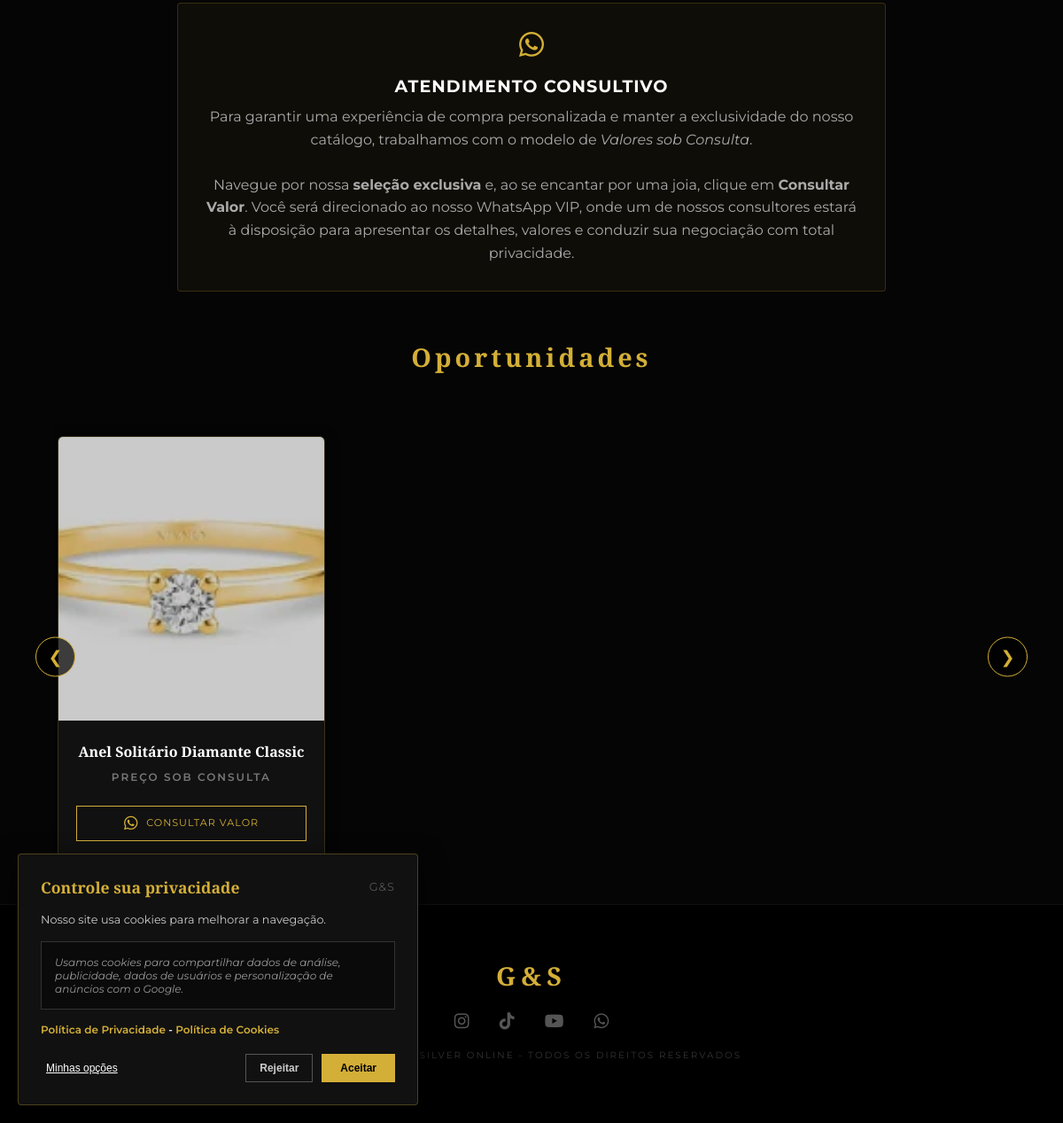
Before: / (lower part) with the older database file.
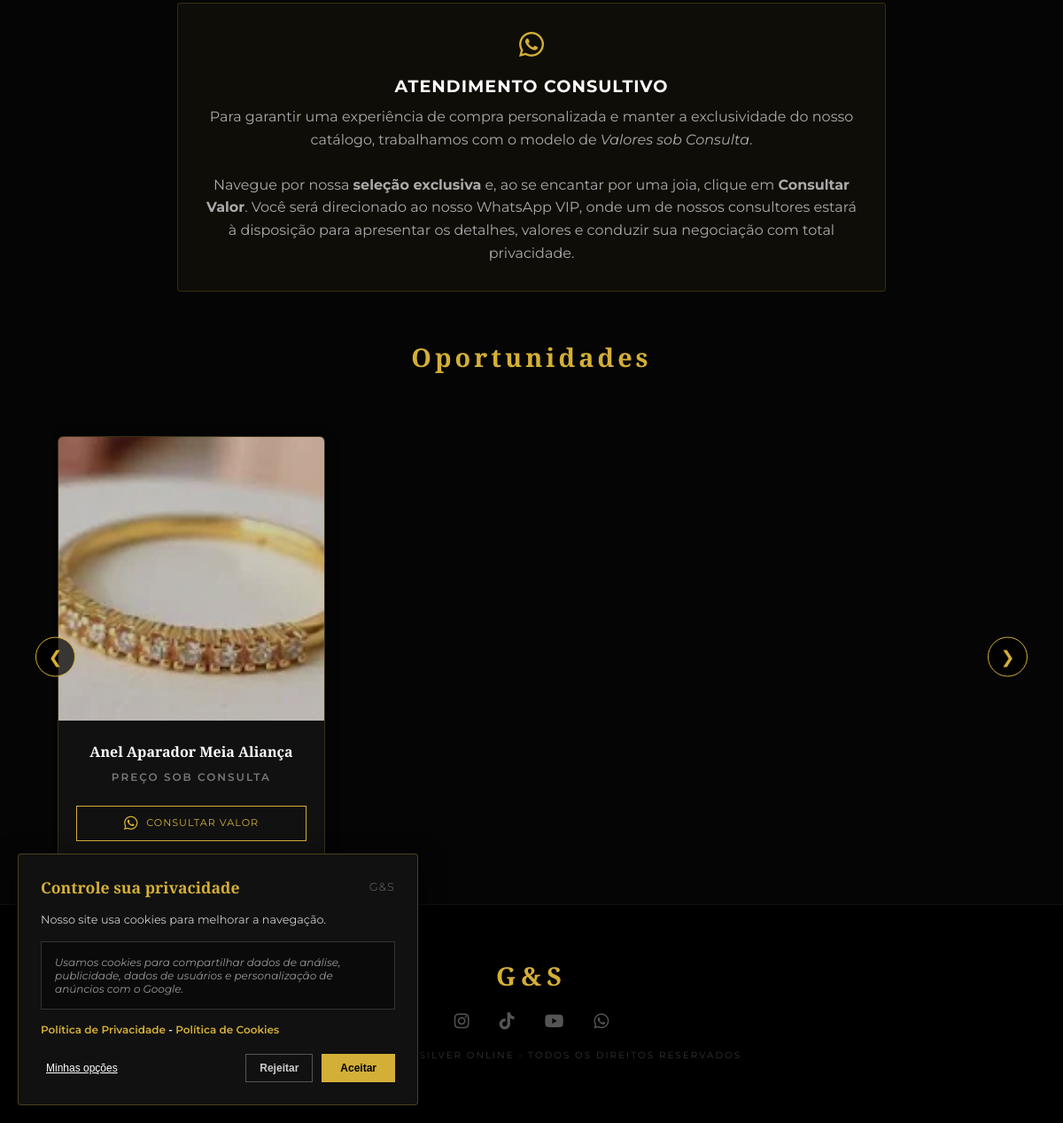
After: the same page with the newer database file.
### vendas/models.py (models this page shows, shortened)
class Produto(models.Model):
    METAIS_CHOICES = [
        ('OURO', 'Ouro'),
        ('PRATA', 'Prata'),
    ]
    nome = models.CharField(max_length=200, verbose_name="Nome da Joia")
    tipo_metal = models.CharField(max_length=5, choices=METAIS_CHOICES, verbose_name="Metal")
    categoria = models.ForeignKey(Categoria, on_delete=models.SET_NULL, null=True, related_name='produtos', verbose_name="Categoria")
    peso_gramas = models.DecimalField(max_digits=10, decimal_places=3, verbose_name="Peso (g)")
    pureza = models.DecimalField(max_digits=5, decimal_places=3, default=0.750, help_text="Ex: 0.750 para 18k ou 0.925 para Prata")
    custo_mao_de_obra = models.DecimalField(max_digits=10, decimal_places=2, verbose_name="Mão de Obra (R$)")
    margem_lucro = models.DecimalField(max_digits=5, decimal_places=2, default=1.30, help_text="1.30 = 30% de lucro")
    preco_venda_atual = models.DecimalField(max_digits=12, decimal_places=2, editable=False, default=0.00)
    imagem = models.ImageField(upload_to='produtos/', null=True, blank=True, verbose_name="Foto da Joia")
    is_oportunidade = models.BooleanField(default=False, verbose_name="É Oportunidade?")
    preco_promocional = models.DecimalField(max_digits=12, decimal_places=2, null=True, blank=True, verbose_name="Preço Promocional (Opcional)")

### vendas/views.py (the view)
# urls.py: path('', vitrine, name='vitrine'),
def vitrine(request):
    campanhas = BannerCampanha.objects.filter(is_active=True).order_by('ordem')
    produtos_oportunidade = Produto.objects.filter(is_oportunidade=True)[:10]
    categorias = Categoria.objects.all()
    return render(request, 'vendas/vitrine.html', {
        'campanhas': campanhas,
        'produtos': produtos_oportunidade,
        'categorias': categorias
    })

### vendas/templates/vendas/vitrine.html (shortened to what the changed rows need)
<!DOCTYPE html>
<html lang="pt-br">
<head>
    <link rel="stylesheet" href="https://cdnjs.cloudflare.com/ajax/libs/font-awesome/6.0.0/css/all.min.css">
</head>
<body>
<section class="vitrine-section" id="vitrine">
    <h2 class="section-title">Oportunidades</h2>
    <div class="carousel-container">
        <div class="carousel-oportunidades" id="slider">
            {% for produto in produtos %}
            <div class="product-card card-oportunidade">
                {% if produto.imagem %}
                    <img src="{{ produto.imagem.url }}" alt="{{ produto.nome }}">
                {% endif %}
                <div class="product-info">
                    <h3>{{ produto.nome }}</h3>
                    <div class="price" style="font-size: 0.75rem; color: #777; text-transform: uppercase; letter-spacing: 2px; margin-bottom: 25px;">
                        Preço sob consulta
                    </div>
                    <a href="https://wa.me/5511971020414?text=Olá! Gostaria de saber o valor da peça: {{ produto.nome }}" target="_blank" class="btn-pix" style="display: block; text-decoration: none; text-align: center; box-sizing: border-box;">
                        <i class="fa-brands fa-whatsapp" style="font-size: 1.1rem; margin-right: 5px; vertical-align: middle;"></i> Consultar Valor
                    </a>
                </div>
            </div> {% endfor %}
        </div>
    </div>
</section>
</body>
</html>

Changed rows visible on the page:
no longer on this page (row edited): Produto: imagem (picture), nome "Anel Solitário Diamante Classic"
now on this page (row edited): Produto: imagem (picture), nome "Anel Aparador Meia Aliança"
